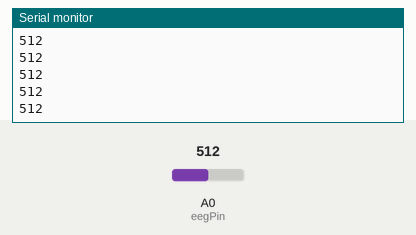
This sketch was run on a simulated Arduino Uno, built with avr-gcc and run on an emulated ATmega328P. Parts: the last lines printed to the serial monitor. Inputs (shaded band) come from the test bench; at power-on: A0 (eegPin) = 512.

Above: at 1.2 s.
1.3 s: A0 (eegPin) set to 716
At 2.0 s:
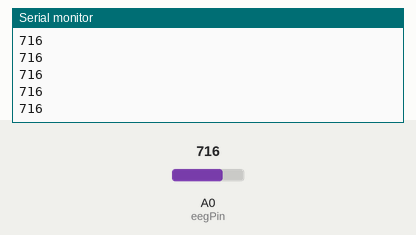
2.8 s: A0 (eegPin) set to 900
At 3.6 s:
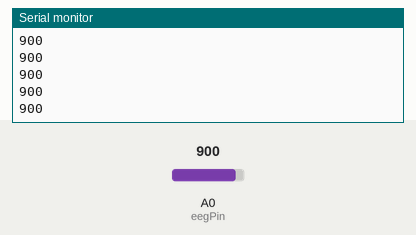
Timing chart, 0 to 5.8 s (numbered marks = the images above; inputs shaded):
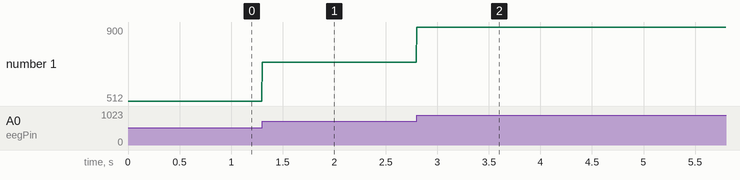

The sketch:

SignalDetection.ino
```cpp
// EEG Acquisition for BioAmp EXG Pill
// Sampling: 250 Hz

const int eegPin = A0;
unsigned long lastMicros = 0;
const unsigned long interval = 1000000UL / 250;  // 250 Hz

void setup() {
  Serial.begin(115200);
}

void loop() {
  if (micros() - lastMicros >= interval) {
    lastMicros += interval;

    int raw = analogRead(eegPin);
    Serial.println(raw);
  }
}
```

Measured:
- after the input at 1.3 s, the serial monitor: prints a new line at once (image 1)
- after the input at 2.8 s, the serial monitor: prints a new line at once (image 2)
- plotted number 1: 512 → 716 after the input at 1.3 s, 716 → 900 after the input at 2.8 s
